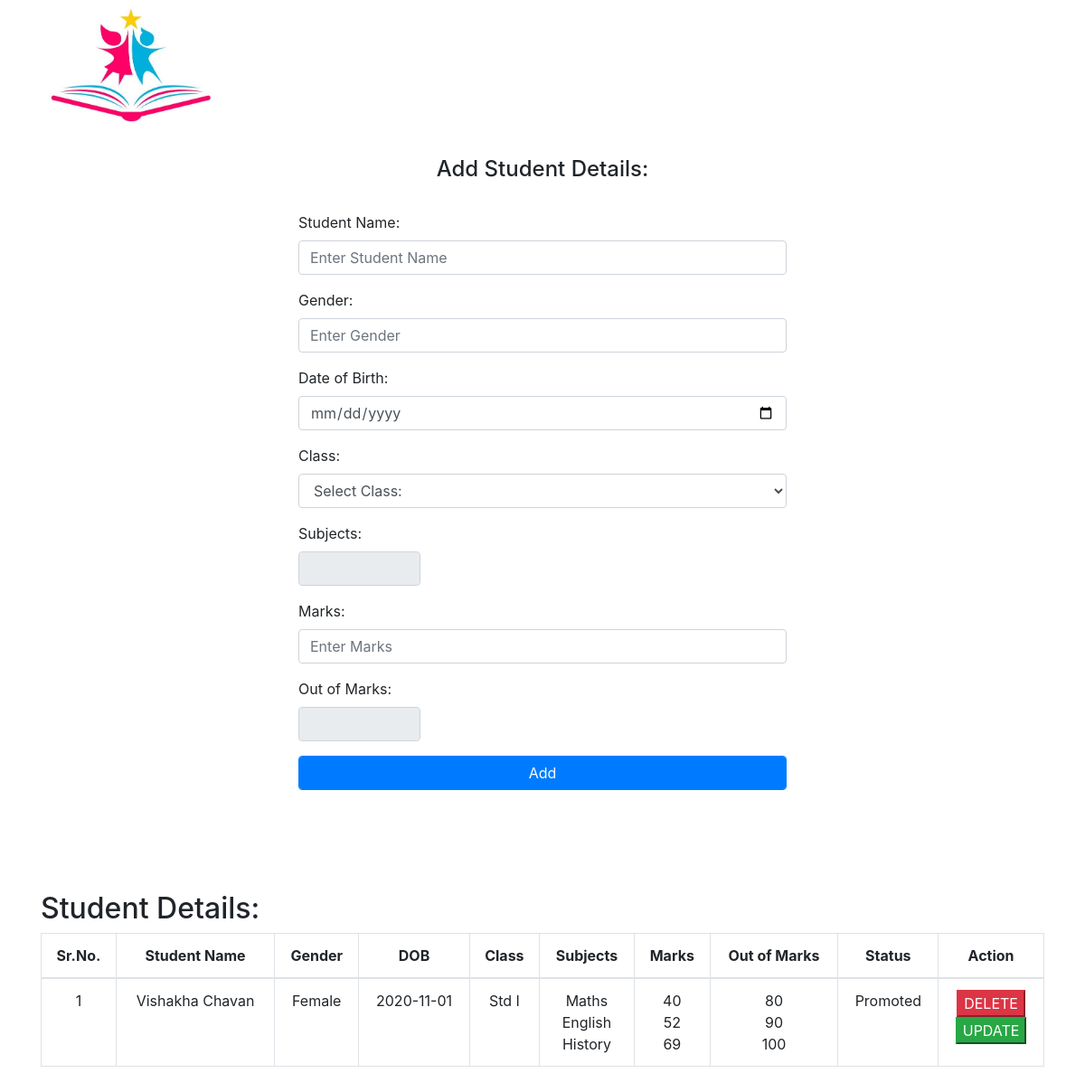
/student_details.php, run on the app's committed database.
### tables this page shows
CREATE TABLE `students` (
  `id` int(11) NOT NULL,
  `std_name` text NOT NULL,
  `gender` text NOT NULL,
  `dob` date NOT NULL,
  `class_id` int(11) NOT NULL,
  `subj_id` text NOT NULL,
  `marks` text NOT NULL,
  `status` text NOT NULL
);

CREATE TABLE `class` (
  `id` int(11) NOT NULL,
  `class_name` text NOT NULL,
  `subj_id` text NOT NULL
);

CREATE TABLE `subjects` (
  `id` int(11) NOT NULL,
  `name` text NOT NULL,
  `class_id` int(11) NOT NULL,
  `pass_marks` int(11) NOT NULL,
  `out_of_marks` int(11) NOT NULL
);

### student_details.php (the view, shortened to what this page needs)
<?php
  require_once 'config.php';
?>
<!DOCTYPE html>
<html lang="en">
<head>
  <link rel="stylesheet" href="https://maxcdn.bootstrapcdn.com/bootstrap/4.5.2/css/bootstrap.min.css">
</head>
<body>
<div class="container">
  <img class="img-responsive" src="img/logo.jpg" width="200px"><br><br>
  <h4 class="text-center">Add Student Details:</h4><br>
  <div class="row">
    <div class="col-md-3">
    </div>
    <div class="col-md-6">
      <form method="POST">
        <div class="form-group">
          <label for="std_name">Student Name:</label>
          <input class="form-control" type="text" name="std_name" placeholder="Enter Student Name">
        </div>
        <div class="form-group">
          <label for="gender">Gender:</label>
          <input class="form-control" type="text" name="gender" placeholder="Enter Gender">
        </div>
        <div class="form-group">
          <label for="dob">Date of Birth:</label>
          <input class="form-control" type="date" name="dob" placeholder="Enter Date of Birth">
        </div>
      <div class="form-group">
        <label for="class">Class:</label>
        <select class="form-control" name="class">
          <option disabled="disabled" selected="selected">Select Class:</option>
        </select>
      </div>
      <div class="form-group">
        <label for="subjects">Subjects:</label>
        <div class="container-fluid">
          <div class="row">
            <input class="form-control col-3" type="text" name="" placeholder="" disabled="disabled">
          </div>
        </div>
      </div>
      <div class="form-group">
        <label for="marks">Marks:</label>
        <input class="form-control" type="text" name="marks" placeholder="Enter Marks">
      </div>
      <div class="form-group">
        <label for="out_of_marks">Out of Marks:</label>
        <div class="container-fluid">
          <div class="row">
            <input class="form-control col-3" type="text" name="" placeholder="" disabled="disabled">
          </div>
        </div>
      </div>
      <div class="form-group">
        <input class="btn btn-primary form-control" type="submit" name="add_std" value="Add">
      </div>
      </form>
    </div>
    <div class="col-md-3"></div>
  </div>
    <br><br>
      <br><br>
  <h2>Student Details:</h2>
  <table class="table table-bordered text-center">
    <thead>
      <tr>
        <th>Sr.No.</th>
        <th>Student Name</th>
        <th>Gender</th>
        <th>DOB</th>
        <th>Class</th>
        <th>Subjects</th>
        <th>Marks</th>
        <th>Out of Marks</th>
        <th>Status</th>
        <th>Action</th>
      </tr>
    </thead>
    <tbody>
    <?php
      $select  = "SELECT c.id AS CLASS_ID, st.subj_id AS SUBJ_ID, st.id AS STD_ID, st.std_name, st.gender, st.dob, c.class_name, st.marks, st.status FROM students st, class c, subjects su WHERE st.class_id = c.id AND st.subj_id = su.id";
      $res_sel = mysqli_query($con, $select);
      if (mysqli_num_rows($res_sel) > 0)
      {
        while ($row = mysqli_fetch_array($res_sel))
        {
          $std_name = $row["std_name"];
          $gender = $row["gender"];
          $dob = $row["dob"];
          $class_name = $row["class_name"];
          $subj_id = explode(',',$row["SUBJ_ID"]);
          $marks = explode(',', $row["marks"]);
          $status = $row["status"];
    ?>
      <tr>
        <td><?php echo $row['STD_ID']; ?></td>
        <td><?php echo $std_name; ?></td>
        <td><?php echo $gender; ?></td>
        <td><?php echo $dob; ?></td>
        <td><?php echo $class_name; ?></td>
        <td>
    <?php
        foreach ($subj_id as $key1 => $subj1)
        {
            $sel_subj="SELECT * From subjects where id IN ($subj1)";
              $res_subj = mysqli_query($con,$sel_subj);
              if (mysqli_num_rows($res_subj) > 0)
              {
                $row_subj=mysqli_fetch_array($res_subj);
                $subj_name = $row_subj["name"];
            ?>
            <?php echo $subj_name."<br>"; ?>
            <?php
              }
        }
        ?>
        </td>
        <td>
    <?php
        foreach ($marks as $key2 => $marks1)
        {
          echo $marks1."<br>";
        }
        ?>
        </td>
        <td>
    <?php
        foreach ($subj_id as $key1 => $subj1)
        {
            $sel_subj="SELECT * From subjects where id IN ($subj1)";
              $res_subj = mysqli_query($con,$sel_subj);
              if (mysqli_num_rows($res_subj) > 0)
              {
                $row_subj=mysqli_fetch_array($res_subj);
                $out_of_marks = $row_subj["out_of_marks"];
            ?>
            <?php echo $out_of_marks."<br>"; ?>
            <?php
              }
        }
        ?>
        </td>
        <td><?php echo $status; ?></td>
        <td>
          <button class="btn-danger" data-toggle="modal" data-target="#Del_std<?php echo $row['STD_ID']; ?>">DELETE </button>
          <br>
          <button class="btn-success" data-toggle="modal" data-target="#upd_std<?php echo $row['STD_ID']; ?>">UPDATE</button>
        </td>
      </tr>
        <?php
        }
      }
    ?>
    </tbody>
  </table><br><br>
</div>
</body>
</html>

### data on the page
students: id "1", std_name "Vishakha Chavan", gender "Female", dob "2020-11-01", class.class_name "Std I", marks "40", marks "52", marks "69", status "Promoted"
subjects: name "Maths", out_of_marks "80"
subjects: name "English", out_of_marks "90"
subjects: name "History", out_of_marks "100"
